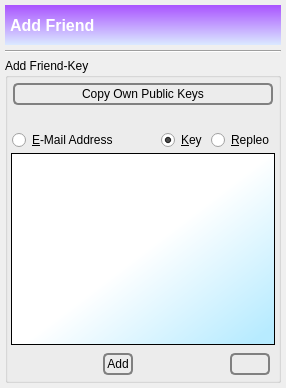
      <widget class="QWidget" name="tab_addkey">
       <attribute name="icon">
        <iconset>
         <normaloff>:/nuvola/key_t.png</normaloff>:/nuvola/key_t.png</iconset>
       </attribute>
       <attribute name="title">
        <string/>
       </attribute>
       <attribute name="toolTip">
        <string>Add Friend</string>
       </attribute>
       <layout class="QVBoxLayout" name="verticalLayout_22">
        <property name="spacing">
         <number>5</number>
        </property>
        <property name="leftMargin">
         <number>5</number>
        </property>
        <property name="topMargin">
         <number>5</number>
        </property>
        <property name="rightMargin">
         <number>5</number>
        </property>
        <property name="bottomMargin">
         <number>5</number>
        </property>
        <item>
         <widget class="QLabel" name="label_125">
          <property name="minimumSize">
           <size>
            <width>0</width>
            <height>40</height>
           </size>
          </property>
          <property name="font">
           <font>
            <pointsize>12</pointsize>
            <weight>75</weight>
            <bold>true</bold>
           </font>
          </property>
          <property name="styleSheet">
           <string notr="true">background-color: qlineargradient(spread:reflect, x1:0.023, y1:0.988636, x2:0.028, y2:0.011, stop:0 rgba(218, 232, 255, 255), stop:1 rgba(170, 85, 255, 255));
color: rgb(255, 255, 255);</string>
          </property>
          <property name="text">
           <string>Add Friend</string>
          </property>
          <property name="indent">
           <number>5</number>
          </property>
         </widget>
        </item>
        <item>
         <widget class="Line" name="line_13">
          <property name="orientation">
           <enum>Qt::Horizontal</enum>
          </property>
         </widget>
        </item>
        <item>
         <layout class="QHBoxLayout" name="horizontalLayout_27">
          <property name="spacing">
           <number>3</number>
          </property>
          <item>
           <widget class="QGroupBox" name="groupBox_addkey_3">
            <property name="title">
             <string>Add Friend-Key</string>
            </property>
            <layout class="QVBoxLayout" name="verticalLayout_24">
             <property name="spacing">
              <number>3</number>
             </property>
             <property name="leftMargin">
              <number>3</number>
             </property>
             <property name="topMargin">
              <number>3</number>
             </property>
             <property name="rightMargin">
              <number>3</number>
             </property>
             <property name="bottomMargin">
              <number>3</number>
             </property>
             <item>
              <layout class="QVBoxLayout" name="verticalLayout_75">
               <property name="spacing">
                <number>0</number>
               </property>
               <property name="topMargin">
                <number>0</number>
               </property>
               <item>
                <layout class="QHBoxLayout" name="horizontalLayout_38">
                 <property name="topMargin">
                  <number>0</number>
                 </property>
                 <property name="bottomMargin">
                  <number>0</number>
                 </property>
                 <item>
                  <widget class="QPushButton" name="toolButtonCopyToClipboard">
                   <property name="toolTip">
                    <string>Copy your public key pairs to the clipboard buffer.</string>
                   </property>
                   <property name="styleSheet">
                    <string notr="true">QPushButton {
 border: 2px solid gray;
 background-color: qlineargradient(x1: 0, y1: 0, x2: 0, y2: 1,
                                   stop: 0 #E0E0E0, stop: 1 #FFFFFF);
 border-radius: 5px;
 margin: 2px;
 padding: 2px;
 }



QPushButton#pushButtonCopytoClipboard_All:hover { 
background-color: qlineargradient(x1: 0, y1: 0, x2: 0, y2: 1,
                                   stop: 0 rgb(254,229,172), stop: 1 #FFFFFF);
background-position: top center; } 

QPushButton#pushButtonCopytoClipboard_All:pressed {
     background-color: darkgrey;
     border-style: inset;
 }
</string>
                   </property>
                   <property name="text">
                    <string>Copy Own Public Keys</string>
                   </property>
                   <property name="icon">
                    <iconset resource="../Icons/icons.qrc">
                     <normaloff>:/nuvola/key.png</normaloff>:/nuvola/key.png</iconset>
                   </property>
                   <property name="iconSize">
                    <size>
                     <width>40</width>
                     <height>40</height>
                    </size>
                   </property>
                  </widget>
                 </item>
                </layout>
               </item>
              </layout>
             </item>
             <item>
              <spacer name="verticalSpacer_13">
               <property name="orientation">
                <enum>Qt::Vertical</enum>
               </property>
               <property name="sizeType">
                <enum>QSizePolicy::Minimum</enum>
               </property>
               <property name="sizeHint" stdset="0">
                <size>
                 <width>1</width>
                 <height>20</height>
                </size>
               </property>
              </spacer>
             </item>
             <item>
              <layout class="QHBoxLayout" name="horizontalLayout_62">
               <item>
                <spacer name="horizontalSpacer_21">
                 <property name="orientation">
                  <enum>Qt::Horizontal</enum>
                 </property>
                 <property name="sizeHint" stdset="0">
                  <size>
                   <width>1</width>
                   <height>1</height>
                  </size>
                 </property>
                </spacer>
               </item>
               <item>
                <widget class="QRadioButton" name="addFriendEmail">
                 <property name="text">
                  <string>&amp;E-Mail Address</string>
                 </property>
                 <property name="icon">
                  <iconset resource="../Icons/icons.qrc">
                   <normaloff>:/nuvola/email.png</normaloff>:/nuvola/email.png</iconset>
                 </property>
                </widget>
               </item>
               <item>
                <spacer name="horizontalSpacer_31">
                 <property name="orientation">
                  <enum>Qt::Horizontal</enum>
                 </property>
                 <property name="sizeHint" stdset="0">
                  <size>
                   <width>40</width>
                   <height>20</height>
                  </size>
                 </property>
                </spacer>
               </item>
               <item>
                <widget class="QRadioButton" name="addFriendPublicKeyRadio">
                 <property name="text">
                  <string>&amp;Key</string>
                 </property>
                 <property name="icon">
                  <iconset resource="../Icons/icons.qrc">
                   <normaloff>:/nuvola/key.png</normaloff>:/nuvola/key.png</iconset>
                 </property>
                 <property name="checked">
                  <bool>true</bool>
                 </property>
                </widget>
               </item>
               <item>
                <spacer name="horizontalSpacer_23">
                 <property name="orientation">
                  <enum>Qt::Horizontal</enum>
                 </property>
                 <property name="sizeHint" stdset="0">
                  <size>
                   <width>1</width>
                   <height>1</height>
                  </size>
                 </property>
                </spacer>
               </item>
               <item>
                <widget class="QRadioButton" name="addFriendSymmetricBundleRadio">
                 <property name="toolTip">
                  <string>&lt;html&gt;&lt;head/&gt;&lt;body&gt;&lt;p&gt;The Repleo contains your key pair encrypted with your friend's public key.&lt;/p&gt;&lt;p&gt;In case you send your key pair first to your friend, they can decide to send their own key pair in plaintext or encrypted with your key. &lt;/p&gt;&lt;p&gt;This is called a Repleo; the key is not sent in plaintext.&lt;/p&gt;&lt;/body&gt;&lt;/html&gt;</string>
                 </property>
                 <property name="layoutDirection">
                  <enum>Qt::LeftToRight</enum>
                 </property>
                 <property name="text">
                  <string>&amp;Repleo</string>
                 </property>
                 <property name="icon">
                  <iconset resource="../Icons/icons.qrc">
                   <normaloff>:/nuvola/repleo.png</normaloff>:/nuvola/repleo.png</iconset>
                 </property>
                </widget>
               </item>
               <item>
                <spacer name="horizontalSpacer_24">
                 <property name="orientation">
                  <enum>Qt::Horizontal</enum>
                 </property>
                 <property name="sizeHint" stdset="0">
                  <size>
                   <width>1</width>
                   <height>1</height>
                  </size>
                 </property>
                </spacer>
               </item>
              </layout>
             </item>
             <item>
              <widget class="QTextEdit" name="friendInformation">
               <property name="autoFillBackground">
                <bool>false</bool>
               </property>
               <property name="styleSheet">
                <string notr="true">background-color: qlineargradient(spread:pad, x1:0.968, y1:0.932, x2:0.513, y2:0.5, stop:0 rgba(183, 235, 255, 255), stop:1 rgba(255, 255, 255, 255)); </string>
               </property>
               <property name="frameShadow">
                <enum>QFrame::Sunken</enum>
               </property>
               <property name="lineWidth">
                <number>1</number>
               </property>
               <property name="tabChangesFocus">
                <bool>true</bool>
               </property>
               <property name="html">
                <string>&lt;!DOCTYPE HTML PUBLIC &quot;-//W3C//DTD HTML 4.0//EN&quot; &quot;http://www.w3.org/TR/REC-html40/strict.dtd&quot;&gt;
&lt;html&gt;&lt;head&gt;&lt;meta name=&quot;qrichtext&quot; content=&quot;1&quot; /&gt;&lt;style type=&quot;text/css&quot;&gt;
p, li { white-space: pre-wrap; }
&lt;/style&gt;&lt;/head&gt;&lt;body style=&quot; font-family:'Noto Sans'; font-size:9pt; font-weight:400; font-style:normal;&quot;&gt;
&lt;p style=&quot;-qt-paragraph-type:empty; margin-top:0px; margin-bottom:0px; margin-left:0px; margin-right:0px; -qt-block-indent:0; text-indent:0px; font-family:'MS Shell Dlg 2'; font-size:8pt;&quot;&gt;&lt;br /&gt;&lt;/p&gt;&lt;/body&gt;&lt;/html&gt;</string>
               </property>
               <property name="overwriteMode">
                <bool>false</bool>
               </property>
              </widget>
             </item>
             <item>
              <layout class="QHBoxLayout" name="horizontalLayout_64">
               <property name="leftMargin">
                <number>0</number>
               </property>
               <property name="topMargin">
                <number>3</number>
               </property>
               <property name="rightMargin">
                <number>3</number>
               </property>
               <item>
                <spacer name="horizontalSpacer_25">
                 <property name="orientation">
                  <enum>Qt::Horizontal</enum>
                 </property>
                 <property name="sizeHint" stdset="0">
                  <size>
                   <width>1</width>
                   <height>1</height>
                  </size>
                 </property>
                </spacer>
               </item>
               <item>
                <widget class="QPushButton" name="addFriend">
                 <property name="toolTip">
                  <string>&lt;html&gt;&lt;head/&gt;&lt;body&gt;&lt;p&gt;Add the key(s) of your friend.&lt;/p&gt;&lt;/body&gt;&lt;/html&gt;</string>
                 </property>
                 <property name="styleSheet">
                  <string notr="true">QPushButton {
 border: 2px solid gray;
 background-color: qlineargradient(x1: 0, y1: 0, x2: 0, y2: 1,
                                   stop: 0 #E0E0E0, stop: 1 #FFFFFF);
 border-radius: 5px;
 margin: 2px;
 padding: 2px;
 }

QPushButton:hover { 
background-color: qlineargradient(x1: 0, y1: 0, x2: 0, y2: 1,
                                   stop: 0 rgb(254,229,172), stop: 1 #FFFFFF);
background-position: top center; } 

QPushButton:pressed {
     background-color: darkgrey;
     border-style: inset;
 }</string>
                 </property>
                 <property name="text">
                  <string>Add</string>
                 </property>
                 <property name="icon">
                  <iconset resource="../Icons/icons.qrc">
                   <normaloff>:/nuvola/add.png</normaloff>:/nuvola/add.png</iconset>
                 </property>
                </widget>
               </item>
               <item>
                <spacer name="horizontalSpacer_32">
                 <property name="orientation">
                  <enum>Qt::Horizontal</enum>
                 </property>
                 <property name="sizeHint" stdset="0">
                  <size>
                   <width>1</width>
                   <height>1</height>
                  </size>
                 </property>
                </spacer>
               </item>
               <item>
                <widget class="QPushButton" name="clearFriend">
                 <property name="toolTip">
                  <string>Clear</string>
                 </property>
                 <property name="styleSheet">
                  <string notr="true">QPushButton {
 border: 2px solid gray;
 background-color: qlineargradient(x1: 0, y1: 0, x2: 0, y2: 1,
                                   stop: 0 #E0E0E0, stop: 1 #FFFFFF);
 border-radius: 5px;
 margin: 2px;
 padding: 2px;
 }



QPushButton:hover { 
background-color: qlineargradient(x1: 0, y1: 0, x2: 0, y2: 1,
                                   stop: 0 rgb(254,229,172), stop: 1 #FFFFFF);
background-position: top center; } 

QPushButton:pressed {
     background-color: darkgrey;
     border-style: inset;
 }</string>
                 </property>
                 <property name="text">
                  <string/>
                 </property>
                 <property name="icon">
                  <iconset resource="../Icons/icons.qrc">
                   <normaloff>:/nuvola/clear.png</normaloff>:/nuvola/clear.png</iconset>
                 </property>
                </widget>
               </item>
              </layout>
             </item>
            </layout>
           </widget>
          </item>
         </layout>
        </item>
       </layout>
      </widget>
